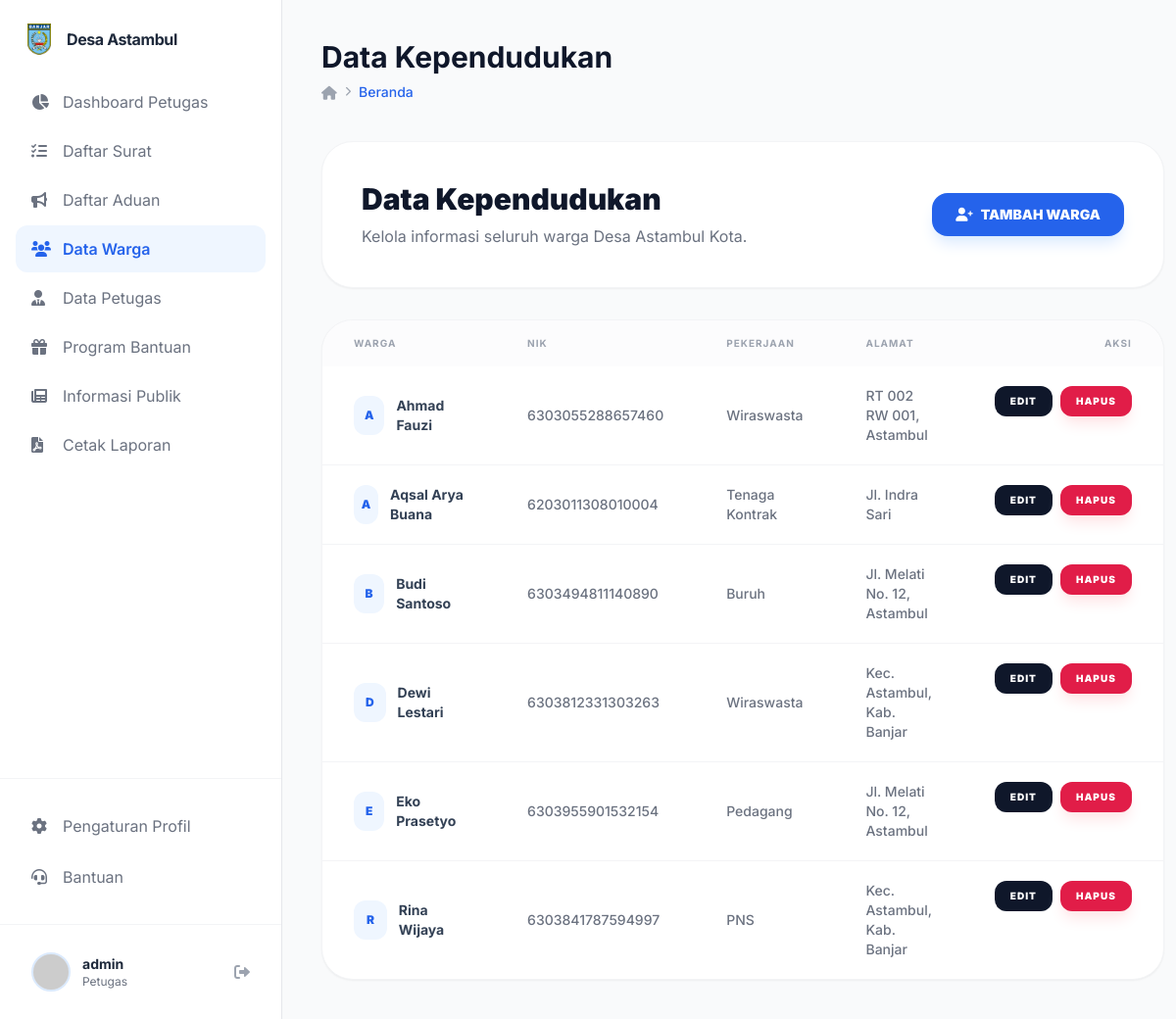
The page /public/warga/admin (signed in) on the database its author committed.
### tables this page shows
CREATE TABLE `warga` (
  `id_warga` int NOT NULL,
  `nik` varchar(16) DEFAULT NULL,
  `nama_lengkap` varchar(100) DEFAULT NULL,
  `tempat_lahir` varchar(50) DEFAULT NULL,
  `tanggal_lahir` date DEFAULT NULL,
  `jenis_kelamin` enum('L','P') DEFAULT NULL COMMENT 'L = Laki-laki, P = Perempuan',
  `alamat` text,
  `rt_rw` varchar(10) DEFAULT NULL,
  `pekerjaan` varchar(50) DEFAULT NULL,
  `penghasilan` decimal(12,2) DEFAULT NULL,
  `jumlah_tanggungan` int DEFAULT NULL,
  `kondisi_rumah` enum('layak','kurang_layak','tidak_layak') DEFAULT NULL,
  `status_kawin` enum('kawin','belum_kawin','cerai') DEFAULT NULL,
  `created_at` datetime DEFAULT NULL,
  `updated_at` datetime DEFAULT NULL
);

### app/core/Controller.php (called while the page is built, shortened)
<?php
class Controller {
    public function view($view, $data = []) {
        require_once '../app/views/' . $view . '.php';
    }
    public function model($model) {
        return new $model;
    }
}

### app/controllers/Warga.php (called while the page is built, shortened)
<?php
class Warga extends Controller {
    public function admin() {
        $data['judul'] = 'Data Kependudukan';
        $wargaModel = $this->model('WargaModel');
        $data['warga'] = $wargaModel->getAllWarga();
        $this->view('warga/admin', $data);
    }
}

### app/core/App.php (called while the page is built, shortened)
<?php
class App {
    protected $method = 'index';
    protected $params = [];
    public function __construct() {
        $url = $this->parseURL();
        if ($url && file_exists('../app/controllers/' . $url[0] . '.php')) {
            unset($url[0]);
        }
        $this->controller = new $this->controller;
        if (isset($url[1])) {
            if (method_exists($this->controller, $url[1])) {
                $this->method = $url[1];
            }
        }
        call_user_func_array([$this->controller, $this->method], $this->params);
    }
    public function parseURL() {
        if (isset($_GET['url'])) {
            $url = rtrim($_GET['url'], '/');
            $url = filter_var($url, FILTER_SANITIZE_URL);
            $url = explode('/', $url);
            return $url;
        }
    }
}

### public/index.php (called while the page is built, shortened)
<?php
$app = new App;

### app/core/Database.php (called while the page is built, shortened)
<?php
class Database {
    private $host = DB_HOST;
    private $user = DB_USER;
    private $pass = DB_PASS;
    private $dbname = DB_NAME;
    private $dbh;
    private $stmt;
    public function __construct() {
        $dsn = 'mysql:host=' . $this->host . ';dbname=' . $this->dbname;
        $options = [
            PDO::ATTR_PERSISTENT => true,
            PDO::ATTR_ERRMODE => PDO::ERRMODE_EXCEPTION
        ];
        try {
            $this->dbh = new PDO($dsn, $this->user, $this->pass, $options);
        } catch (PDOException $e) {
            die($e->getMessage());
        }
    }
    public function query($sql) {
        $this->stmt = $this->dbh->prepare($sql);
    }
    public function execute() {
        return $this->stmt->execute();
    }
    public function resultSet() {
        $this->execute();
        return $this->stmt->fetchAll(PDO::FETCH_ASSOC);
    }
}

### app/models/WargaModel.php (called while the page is built, shortened)
<?php
class WargaModel {
    private $table = 'warga';
    private $db;
    public function __construct() {
        $this->db = new Database;
    }
    public function getAllWarga($sort_by = 'nama_lengkap', $sort_order = 'ASC') {
        $allowed_columns = ['nama_lengkap', 'nik', 'alamat', 'pekerjaan'];
        $sort_order = strtoupper($sort_order) === 'ASC' ? 'ASC' : 'DESC';
        $this->db->query('SELECT w.* FROM ' . $this->table . ' w
                          LEFT JOIN user u ON w.nik = u.nik
                          WHERE u.level = "masyarakat" OR u.level IS NULL
                          ORDER BY w.' . $sort_by . ' ' . $sort_order);
        return $this->db->resultSet();
    }
}

### app/views/warga/admin.php (the view, shortened to what this page needs)
<div class="space-y-8">
    <div class="bg-white p-10 rounded-[32px] shadow-sm border border-gray-100 flex flex-col md:flex-row justify-between items-start md:items-center gap-6">
        <div>
            <h2 class="text-3xl font-black text-slate-900 mb-2">Data Kependudukan</h2>
            <p class="text-gray-500">Kelola informasi seluruh warga Desa Astambul Kota.</p>
        </div>
        <?php if($_SESSION['user']['level'] != 'kades'): ?>
        <button onclick="openModal('tambah')" class="px-6 py-3 bg-blue-600 text-white rounded-2xl font-black text-sm hover:bg-blue-700 transition flex items-center shadow-lg shadow-blue-100">
            <i class="fas fa-user-plus mr-2"></i> TAMBAH WARGA
        </button>
        <?php endif; ?>
    </div>
    <div class="bg-white rounded-[32px] shadow-sm border border-gray-100 overflow-hidden">
        <div class="overflow-x-auto">
            <table class="w-full text-left border-collapse">
                <thead class="bg-gray-50/50">
                    <tr>
                        <th class="px-8 py-4 text-[10px] font-bold text-gray-400 uppercase tracking-widest">Warga</th>
                        <th class="px-8 py-4 text-[10px] font-bold text-gray-400 uppercase tracking-widest">NIK</th>
                        <th class="px-8 py-4 text-[10px] font-bold text-gray-400 uppercase tracking-widest">Pekerjaan</th>
                        <th class="px-8 py-4 text-[10px] font-bold text-gray-400 uppercase tracking-widest">Alamat</th>
                        <th class="px-8 py-4 text-[10px] font-bold text-gray-400 uppercase tracking-widest text-right">Aksi</th>
                    </tr>
                </thead>
                <tbody class="divide-y divide-gray-100">
                    <?php if(empty($data['warga'])): ?>
                        <tr>
                            <td colspan="5" class="px-8 py-12 text-center text-gray-500 italic">Data warga masih kosong.</td>
                        </tr>
                    <?php else: ?>
                        <?php foreach($data['warga'] as $w): ?>
                            <tr class="hover:bg-gray-50/50 transition group">
                                <td class="px-8 py-5">
                                    <div class="flex items-center space-x-3">
                                        <div class="w-10 h-10 rounded-xl bg-blue-50 text-blue-600 flex items-center justify-center font-black text-xs">
                                            <?= substr($w['nama_lengkap'], 0, 1); ?>
                                        </div>
                                        <span class="text-sm font-bold text-slate-700"><?= $w['nama_lengkap']; ?></span>
                                    </div>
                                </td>
                                <td class="px-8 py-5 text-sm text-gray-500 font-medium"><?= $w['nik']; ?></td>
                                <td class="px-8 py-5 text-sm text-gray-500 font-medium"><?= $w['pekerjaan'] ?? '-'; ?></td>
                                <td class="px-8 py-5 text-sm text-gray-500 font-medium"><?= $w['alamat']; ?></td>
                                <td class="px-8 py-5 text-right flex justify-end items-center gap-2">
                                    <?php if($_SESSION['user']['level'] == 'kades'): ?>
                                        <button onclick='openModal("detail", <?= json_encode($w); ?>)' class="px-4 py-2 bg-blue-50 text-blue-600 rounded-xl font-black text-[10px] uppercase tracking-widest hover:bg-blue-100 transition flex items-center">
                                            Detail
                                        </button>
                                    <?php else: ?>
                                        <button onclick='openModal("edit", <?= json_encode($w); ?>)' class="px-4 py-2 bg-slate-900 text-white rounded-xl font-black text-[10px] uppercase tracking-widest hover:bg-slate-800 transition flex items-center">
                                            Edit
                                        </button>
                                        <a href="<?= BASEURL; ?>/warga/hapus/<?= $w['id_warga']; ?>" onclick="return confirm('Hapus data warga ini?')" class="px-4 py-2 bg-rose-600 text-white rounded-xl font-black text-[10px] uppercase tracking-widest hover:bg-rose-700 transition shadow-lg shadow-rose-100 flex items-center">
                                            Hapus
                                        </a>
                                    <?php endif; ?>
                                </td>
                            </tr>
                        <?php endforeach; ?>
                    <?php endif; ?>
                </tbody>
            </table>
        </div>
    </div>
</div>

### app/views/templates/header.php (style rules this page uses)
body { font-family: 'Inter', sans-serif; }

### rows shown on the page
warga: nama_lengkap "A", nama_lengkap "Ahmad Fauzi", nik "6303055288657460", pekerjaan "Wiraswasta", alamat "RT 002 RW 001, Astambul"
warga: nama_lengkap "A", nama_lengkap "Aqsal Arya Buana", nik "6203011308010004", pekerjaan "Tenaga Kontrak", alamat "Jl. Indra Sari"
warga: nama_lengkap "B", nama_lengkap "Budi Santoso", nik "6303494811140890", pekerjaan "Buruh", alamat "Jl. Melati No. 12, Astambul"
warga: nama_lengkap "D", nama_lengkap "Dewi Lestari", nik "6303812331303263", pekerjaan "Wiraswasta", alamat "Kec. Astambul, Kab. Banjar"
warga: nama_lengkap "E", nama_lengkap "Eko Prasetyo", nik "6303955901532154", pekerjaan "Pedagang", alamat "Jl. Melati No. 12, Astambul"
warga: nama_lengkap "R", nama_lengkap "Rina Wijaya", nik "6303841787594997", pekerjaan "PNS", alamat "Kec. Astambul, Kab. Banjar"

### other values the page prints
$_SESSION['user']['nik'] "admin"
$level "Petugas"
$data['judul'] "Data Kependudukan"
